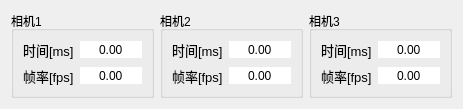
      <widget class="QWidget" name="Statistics">
       <property name="autoFillBackground">
        <bool>false</bool>
       </property>
       <attribute name="title">
        <string>统计</string>
       </attribute>
       <layout class="QHBoxLayout" name="horizontalLayout_3" stretch="0,0,0">
        <item>
         <widget class="QGroupBox" name="groupBoxCamera1Statistics">
          <property name="font">
           <font>
            <family>Microsoft YaHei UI</family>
            <kerning>true</kerning>
           </font>
          </property>
          <property name="mouseTracking">
           <bool>false</bool>
          </property>
          <property name="title">
           <string>相机1</string>
          </property>
          <layout class="QGridLayout" name="gridLayout_3">
           <item row="0" column="0">
            <widget class="QLabel" name="labelCamera1Time">
             <property name="font">
              <font>
               <family>Microsoft YaHei UI</family>
               <pointsize>10</pointsize>
               <kerning>true</kerning>
              </font>
             </property>
             <property name="mouseTracking">
              <bool>true</bool>
             </property>
             <property name="text">
              <string>&lt;html&gt;&lt;head/&gt;&lt;body&gt;&lt;p&gt;时间[ms]&lt;/p&gt;&lt;/body&gt;&lt;/html&gt;</string>
             </property>
            </widget>
           </item>
           <item row="0" column="1">
            <widget class="QDoubleSpinBox" name="doubleSpinBoxCamera1Time">
             <property name="font">
              <font>
               <family>Microsoft YaHei UI</family>
               <kerning>true</kerning>
              </font>
             </property>
             <property name="mouseTracking">
              <bool>false</bool>
             </property>
             <property name="wrapping">
              <bool>false</bool>
             </property>
             <property name="frame">
              <bool>false</bool>
             </property>
             <property name="alignment">
              <set>Qt::AlignCenter</set>
             </property>
             <property name="readOnly">
              <bool>true</bool>
             </property>
             <property name="buttonSymbols">
              <enum>QAbstractSpinBox::NoButtons</enum>
             </property>
             <property name="accelerated">
              <bool>false</bool>
             </property>
             <property name="showGroupSeparator" stdset="0">
              <bool>false</bool>
             </property>
             <property name="maximum">
              <double>1000000000.000000000000000</double>
             </property>
            </widget>
           </item>
           <item row="1" column="0">
            <widget class="QLabel" name="labelCamera1Fps">
             <property name="font">
              <font>
               <family>Microsoft YaHei UI</family>
               <pointsize>10</pointsize>
               <kerning>true</kerning>
              </font>
             </property>
             <property name="mouseTracking">
              <bool>true</bool>
             </property>
             <property name="text">
              <string>&lt;html&gt;&lt;head/&gt;&lt;body&gt;&lt;p&gt;帧率[fps]&lt;/p&gt;&lt;/body&gt;&lt;/html&gt;</string>
             </property>
            </widget>
           </item>
           <item row="1" column="1">
            <widget class="QDoubleSpinBox" name="doubleSpinBoxCamera1Fps">
             <property name="font">
              <font>
               <family>Microsoft YaHei UI</family>
               <kerning>true</kerning>
              </font>
             </property>
             <property name="mouseTracking">
              <bool>false</bool>
             </property>
             <property name="wrapping">
              <bool>false</bool>
             </property>
             <property name="frame">
              <bool>false</bool>
             </property>
             <property name="alignment">
              <set>Qt::AlignCenter</set>
             </property>
             <property name="readOnly">
              <bool>true</bool>
             </property>
             <property name="buttonSymbols">
              <enum>QAbstractSpinBox::NoButtons</enum>
             </property>
             <property name="accelerated">
              <bool>false</bool>
             </property>
             <property name="showGroupSeparator" stdset="0">
              <bool>false</bool>
             </property>
             <property name="maximum">
              <double>1000000000.000000000000000</double>
             </property>
            </widget>
           </item>
          </layout>
         </widget>
        </item>
        <item>
         <widget class="QGroupBox" name="groupBoxCamera2Statistics">
          <property name="font">
           <font>
            <family>Microsoft YaHei UI</family>
            <kerning>true</kerning>
           </font>
          </property>
          <property name="mouseTracking">
           <bool>false</bool>
          </property>
          <property name="title">
           <string>相机2</string>
          </property>
          <layout class="QGridLayout" name="gridLayout_4">
           <item row="0" column="0">
            <widget class="QLabel" name="labelCamera2Time">
             <property name="font">
              <font>
               <family>Microsoft YaHei UI</family>
               <pointsize>10</pointsize>
               <kerning>true</kerning>
              </font>
             </property>
             <property name="mouseTracking">
              <bool>true</bool>
             </property>
             <property name="text">
              <string>&lt;html&gt;&lt;head/&gt;&lt;body&gt;&lt;p&gt;时间[ms]&lt;/p&gt;&lt;/body&gt;&lt;/html&gt;</string>
             </property>
            </widget>
           </item>
           <item row="0" column="1">
            <widget class="QDoubleSpinBox" name="doubleSpinBoxCamera2Time">
             <property name="font">
              <font>
               <family>Microsoft YaHei UI</family>
               <kerning>true</kerning>
              </font>
             </property>
             <property name="mouseTracking">
              <bool>false</bool>
             </property>
             <property name="wrapping">
              <bool>false</bool>
             </property>
             <property name="frame">
              <bool>false</bool>
             </property>
             <property name="alignment">
              <set>Qt::AlignCenter</set>
             </property>
             <property name="readOnly">
              <bool>true</bool>
             </property>
             <property name="buttonSymbols">
              <enum>QAbstractSpinBox::NoButtons</enum>
             </property>
             <property name="accelerated">
              <bool>false</bool>
             </property>
             <property name="showGroupSeparator" stdset="0">
              <bool>false</bool>
             </property>
             <property name="maximum">
              <double>1000000000.000000000000000</double>
             </property>
            </widget>
           </item>
           <item row="1" column="0">
            <widget class="QLabel" name="labelCamera2Fps">
             <property name="font">
              <font>
               <family>Microsoft YaHei UI</family>
               <pointsize>10</pointsize>
               <kerning>true</kerning>
              </font>
             </property>
             <property name="mouseTracking">
              <bool>true</bool>
             </property>
             <property name="text">
              <string>&lt;html&gt;&lt;head/&gt;&lt;body&gt;&lt;p&gt;帧率[fps]&lt;/p&gt;&lt;/body&gt;&lt;/html&gt;</string>
             </property>
            </widget>
           </item>
           <item row="1" column="1">
            <widget class="QDoubleSpinBox" name="doubleSpinBoxCamera2Fps">
             <property name="font">
              <font>
               <family>Microsoft YaHei UI</family>
               <kerning>true</kerning>
              </font>
             </property>
             <property name="mouseTracking">
              <bool>false</bool>
             </property>
             <property name="wrapping">
              <bool>false</bool>
             </property>
             <property name="frame">
              <bool>false</bool>
             </property>
             <property name="alignment">
              <set>Qt::AlignCenter</set>
             </property>
             <property name="readOnly">
              <bool>true</bool>
             </property>
             <property name="buttonSymbols">
              <enum>QAbstractSpinBox::NoButtons</enum>
             </property>
             <property name="accelerated">
              <bool>false</bool>
             </property>
             <property name="showGroupSeparator" stdset="0">
              <bool>false</bool>
             </property>
             <property name="maximum">
              <double>1000000000.000000000000000</double>
             </property>
            </widget>
           </item>
          </layout>
         </widget>
        </item>
        <item>
         <widget class="QGroupBox" name="groupBoxCamera3Statistics">
          <property name="font">
           <font>
            <family>Microsoft YaHei UI</family>
            <kerning>true</kerning>
           </font>
          </property>
          <property name="mouseTracking">
           <bool>false</bool>
          </property>
          <property name="title">
           <string>相机3</string>
          </property>
          <layout class="QGridLayout" name="gridLayout_5">
           <item row="0" column="0">
            <widget class="QLabel" name="labelCamera3Time">
             <property name="font">
              <font>
               <family>Microsoft YaHei UI</family>
               <pointsize>10</pointsize>
               <kerning>true</kerning>
              </font>
             </property>
             <property name="mouseTracking">
              <bool>true</bool>
             </property>
             <property name="text">
              <string>&lt;html&gt;&lt;head/&gt;&lt;body&gt;&lt;p&gt;时间[ms]&lt;/p&gt;&lt;/body&gt;&lt;/html&gt;</string>
             </property>
            </widget>
           </item>
           <item row="0" column="1">
            <widget class="QDoubleSpinBox" name="doubleSpinBoxCamera3Time">
             <property name="font">
              <font>
               <family>Microsoft YaHei UI</family>
               <kerning>true</kerning>
              </font>
             </property>
             <property name="mouseTracking">
              <bool>false</bool>
             </property>
             <property name="wrapping">
              <bool>false</bool>
             </property>
             <property name="frame">
              <bool>false</bool>
             </property>
             <property name="alignment">
              <set>Qt::AlignCenter</set>
             </property>
             <property name="readOnly">
              <bool>true</bool>
             </property>
             <property name="buttonSymbols">
              <enum>QAbstractSpinBox::NoButtons</enum>
             </property>
             <property name="accelerated">
              <bool>false</bool>
             </property>
             <property name="showGroupSeparator" stdset="0">
              <bool>false</bool>
             </property>
             <property name="maximum">
              <double>1000000000.000000000000000</double>
             </property>
            </widget>
           </item>
           <item row="1" column="0">
            <widget class="QLabel" name="labelCamera3Fps">
             <property name="font">
              <font>
               <family>Microsoft YaHei UI</family>
               <pointsize>10</pointsize>
               <kerning>true</kerning>
              </font>
             </property>
             <property name="mouseTracking">
              <bool>true</bool>
             </property>
             <property name="text">
              <string>&lt;html&gt;&lt;head/&gt;&lt;body&gt;&lt;p&gt;帧率[fps]&lt;/p&gt;&lt;/body&gt;&lt;/html&gt;</string>
             </property>
            </widget>
           </item>
           <item row="1" column="1">
            <widget class="QDoubleSpinBox" name="doubleSpinBoxCamera3Fps">
             <property name="font">
              <font>
               <family>Microsoft YaHei UI</family>
               <kerning>true</kerning>
              </font>
             </property>
             <property name="mouseTracking">
              <bool>false</bool>
             </property>
             <property name="wrapping">
              <bool>false</bool>
             </property>
             <property name="frame">
              <bool>false</bool>
             </property>
             <property name="alignment">
              <set>Qt::AlignCenter</set>
             </property>
             <property name="readOnly">
              <bool>true</bool>
             </property>
             <property name="buttonSymbols">
              <enum>QAbstractSpinBox::NoButtons</enum>
             </property>
             <property name="accelerated">
              <bool>false</bool>
             </property>
             <property name="showGroupSeparator" stdset="0">
              <bool>false</bool>
             </property>
             <property name="maximum">
              <double>1000000000.000000000000000</double>
             </property>
            </widget>
           </item>
          </layout>
         </widget>
        </item>
       </layout>
      </widget>
